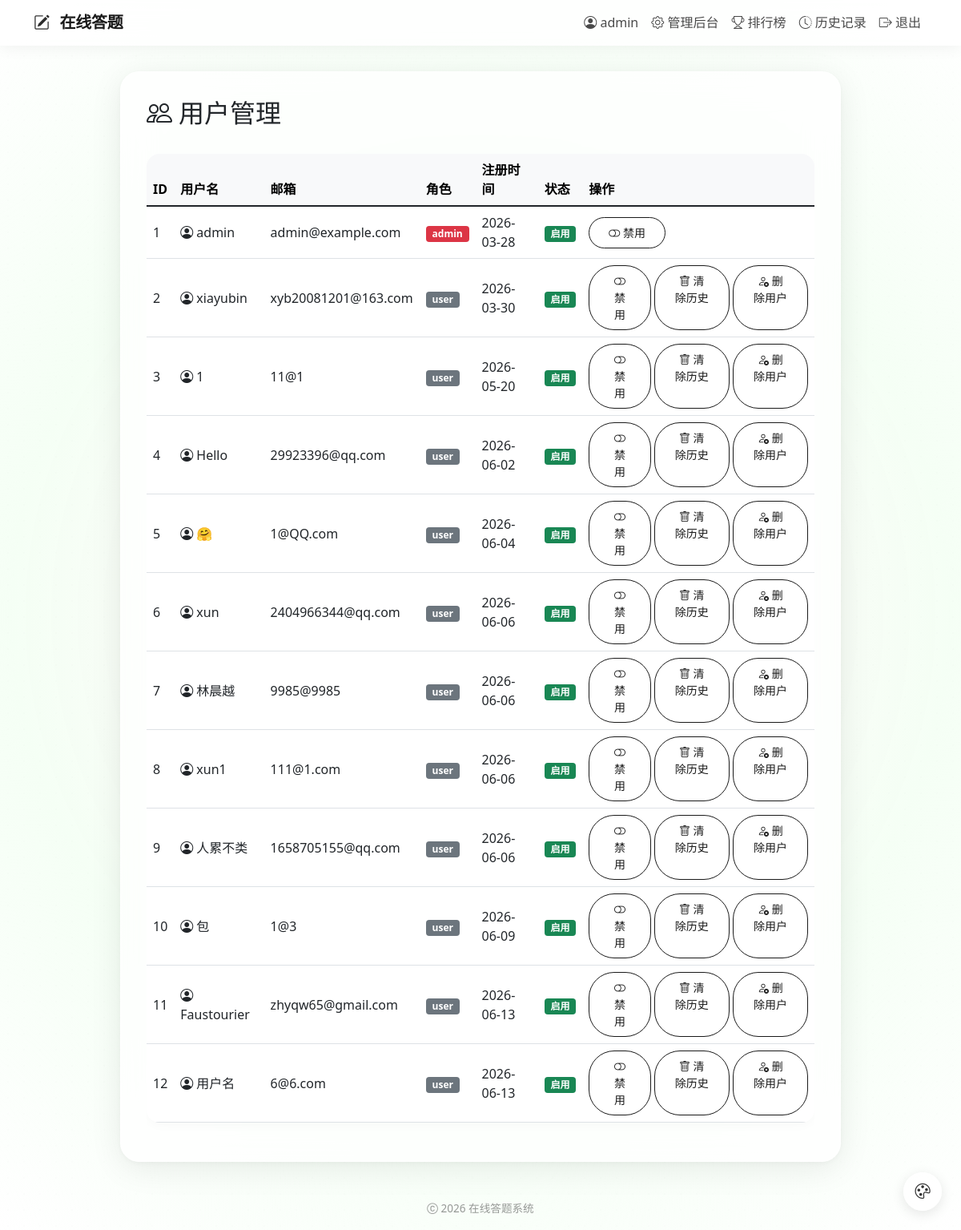
The app's page /admin/users (signed in) with its own data.
### models.py (models this page shows)
class User(UserMixin, db.Model):
    id = db.Column(db.Integer, primary_key=True)
    username = db.Column(db.String(80), unique=True, nullable=False)
    email = db.Column(db.String(120), unique=True, nullable=False)
    password_hash = db.Column(db.String(128))
    role = db.Column(db.String(20), default='user')
    created_at = db.Column(db.DateTime, default=datetime.utcnow)
    status = db.Column(db.Boolean, default=True)
    quiz_records = db.relationship('QuizRecord', backref='user', lazy='dynamic')
    progresses = db.relationship('UserProgress', backref='user', lazy='dynamic')

### routes/admin.py (the view)
@admin_bp.route('/users')
@login_required
@admin_required
def admin_users():
    users = User.query.all()
    return render_template('admin/users.html', users=users)

### app.py (called while the page is built)
@login_manager.user_loader
def load_user(user_id):
    from models import User
    return User.query.get(int(user_id))

### utils.py (called while the page is built)
def admin_required(f):
    @wraps(f)
    def decorated_function(*args, **kwargs):
        if not current_user.is_authenticated or current_user.role != 'admin':
            flash('需要管理员权限')
            return redirect(url_for('quiz.index'))
        return f(*args, **kwargs)
    return decorated_function

### templates/admin/users.html (shortened to what this page needs)
{% extends "base.html" %}
{% block content %}
<div class="d-flex justify-content-between align-items-center mb-4">
    <h2><i class="bi bi-people me-2"></i>用户管理</h2>
</div>
<div class="table-responsive">
    <table class="table table-hover align-middle bg-white">
        <thead class="table-light">
            <tr>
                <th>ID</th>
                <th>用户名</th>
                <th>邮箱</th>
                <th>角色</th>
                <th>注册时间</th>
                <th>状态</th>
                <th>操作</th>
            </tr>
        </thead>
        <tbody>
            {% for u in users %}
            <tr>
                <td>{{ u.id }}</td>
                <td><i class="bi bi-person-circle me-1"></i>{{ u.username }}</td>
                <td>{{ u.email }}</td>
                <td><span class="badge bg-{{ 'danger' if u.role=='admin' else 'secondary' }}">{{ u.role }}</span></td>
                <td>{{ u.created_at.strftime('%Y-%m-%d') }}</td>
                <td>
                    {% if u.status %}
                    <span class="badge bg-success">启用</span>
                    {% else %}
                    <span class="badge bg-secondary">禁用</span>
                    {% endif %}
                </td>
                <td>
                    <div class="d-flex gap-1">
                        <a href="{{ url_for('admin.admin_toggle_user', id=u.id) }}" class="btn btn-sm btn-{{ 'warning' if u.status else 'success' }}">
                            <i class="bi bi-{{ 'toggle-off' if u.status else 'toggle-on' }}"></i> {{ '禁用' if u.status else '启用' }}
                        </a>
                        {% if u.id != current_user.id %}
                        <a href="{{ url_for('admin.admin_clear_user_history', id=u.id) }}" class="btn btn-sm btn-danger"
                           onclick="return confirm('确定要清除用户 {{ u.username }} 的所有答题历史数据吗？此操作不可撤销！');">
                            <i class="bi bi-trash"></i> 清除历史
                        </a>
                        <a href="{{ url_for('admin.admin_delete_user', id=u.id) }}" class="btn btn-sm btn-outline-danger"
                           onclick="return confirm('确定要删除用户 {{ u.username }} 及其所有数据吗？此操作不可撤销！');">
                            <i class="bi bi-person-x"></i> 删除用户
                        </a>
                        {% endif %}
                    </div>
                </td>
            </tr>
            {% else %}
            <tr>
                <td colspan="7" class="text-center py-4 text-muted">
                    <i class="bi bi-inbox fs-1 d-block mb-2"></i> 暂无用户
                </td>
            </tr>
            {% endfor %}
        </tbody>
    </table>
</div>
{% endblock %}

### templates/base.html (shortened to what this page needs)
<!DOCTYPE html>
<html lang="zh">
<head>
    <link href="https://cdn.bootcdn.net/ajax/libs/twitter-bootstrap/5.1.3/css/bootstrap.min.css" rel="stylesheet">
    <link rel="stylesheet" href="https://cdn.bootcdn.net/ajax/libs/bootstrap-icons/1.8.1/font/bootstrap-icons.css">
    <link rel="stylesheet" href="https://cdn.bootcdn.net/ajax/libs/animate.css/4.1.1/animate.min.css">
</head>
<body>
    <nav class="navbar navbar-expand-lg">
        <div class="container">
            <a class="navbar-brand" href="{{ url_for('quiz.index') }}">
                <i class="bi bi-pencil-square"></i> 在线答题
            </a>
            <div class="collapse navbar-collapse" id="navbarNav">
                <ul class="navbar-nav ms-auto">
                    {% if current_user.is_authenticated %}
                        <li class="nav-item">
                            <span class="nav-link"><i class="bi bi-person-circle"></i> {{ current_user.username }}</span>
                        </li>
                        {% if current_user.role == 'admin' %}
                            <li class="nav-item">
                                <a class="nav-link" href="{{ url_for('admin.admin_dashboard') }}"><i class="bi bi-gear"></i> 管理后台</a>
                            </li>
                        {% endif %}
                        <li class="nav-item">
                            <a class="nav-link" href="{{ url_for('quiz.leaderboard') }}"><i class="bi bi-trophy"></i> 排行榜</a>
                        </li>
                        <li class="nav-item">
                            <a class="nav-link" href="{{ url_for('quiz.history') }}"><i class="bi bi-clock-history"></i> 历史记录</a>
                        </li>
                        <li class="nav-item">
                            <a class="nav-link" href="{{ url_for('auth.auth_logout') }}"><i class="bi bi-box-arrow-right"></i> 退出</a>
                        </li>
                    {% endif %}
                </ul>
            </div>
        </div>
    </nav>
    <div class="main-wrapper">
        <div class="central-card">
            {% block content %}{% endblock %}
        </div>
    </div>
    <div class="site-footer">
        <span><i class="bi bi-c-circle"></i> 2026 在线答题系统</span>
    </div>
    <div class="bg-switcher-btn" id="bgSwitcherBtn" title="更换背景">
        <i class="bi bi-palette"></i>
    </div>
</body>
</html>

### templates/base.html (style rules this page uses)
:root { --x-pos: 50; --y-pos: 50; }
* { box-sizing: border-box; }
html, body { margin: 0; padding: 0; min-height: 100vh; font-family: 'Segoe UI', system-ui, -apple-system, sans-serif; overflow-x: hidden; }
.navbar { background: rgba(255, 255, 255, 0.75) !important; backdrop-filter: blur(16px); -webkit-backdrop-filter: blur(16px); box-shadow: 0 2px 20px rgba(0, 0, 0, 0.06); border-bottom: 1px solid rgba(255, 255, 255, 0.5); z-index: 1000; position: relative; }
.navbar-brand { font-weight: 700; color: #1a1a1a !important; letter-spacing: -0.3px; }
.navbar-brand i { color: #2c2c2c; margin-right: 8px; }
.nav-link { transition: all 0.25s; color: #4a4a4a !important; font-weight: 500; }
.main-wrapper { display: flex; justify-content: center; align-items: flex-start; min-height: calc(100vh - 76px); padding: 2rem 1rem; position: relative; z-index: 1; }
.central-card { width: 100%; max-width: 900px; background: rgba(255, 255, 255, 0.72); backdrop-filter: blur(20px); -webkit-backdrop-filter: blur(20px); border-radius: 1.5rem; border: 1px solid rgba(255, 255, 255, 0.6); box-shadow: 0 8px 40px rgba(0, 0, 0, 0.08), 0 2px 8px rgba(0, 0, 0, 0.04); padding: 2rem; animation: fadeInUp 0.5s ease-out; }
.btn { border-radius: 2rem; padding: 0.5rem 1.5rem; font-weight: 500; transition: all 0.25s; background: transparent; border: 1.5px solid #1a1a1a; color: #1a1a1a; }
.table { border-radius: 1rem; overflow: hidden; box-shadow: 0 5px 12px rgba(0, 0, 0, 0.02); background: rgba(255, 255, 255, 0.7); }
.bg-switcher-btn { position: fixed; bottom: 1.5rem; right: 1.5rem; width: 48px; height: 48px; border-radius: 50%; background: rgba(255, 255, 255, 0.75); backdrop-filter: blur(12px); -webkit-backdrop-filter: blur(12px); border: 1px solid rgba(255, 255, 255, 0.8); box-shadow: 0 4px 16px rgba(0,0,0,0.1); cursor: pointer; z-index: 999; display: flex; align-items: center; justify-content: center; font-size: 1.2rem; color: #333; transition: all 0.3s; }
.site-footer { text-align: center; padding: 1rem 0; color: rgba(108, 108, 108, 0.7); font-size: 0.85rem; position: relative; z-index: 1; }

### records on screen
User: username "admin", id "1", email "admin@example.com", role "admin", created_at "2026-03-28", shows "启用", status "禁用"
User: id "2", username "xiayubin", email "xyb20081201@163.com", role "user", created_at "2026-03-30", shows "启用", status "禁用"
User: id "3", username "1", email "11@1", role "user", created_at "2026-05-20", shows "启用", status "禁用"
User: id "4", username "Hello", email "29923396@qq.com", role "user", created_at "2026-06-02", shows "启用", status "禁用"
User: id "5", username "🤗", email "1@QQ.com", role "user", created_at "2026-06-04", shows "启用", status "禁用"
User: id "6", username "xun", email "2404966344@qq.com", role "user", created_at "2026-06-06", shows "启用", status "禁用"
User: id "7", username "林晨越", email "9985@9985", role "user", created_at "2026-06-06", shows "启用", status "禁用"
User: id "8", username "xun1", email "111@1.com", role "user", created_at "2026-06-06", shows "启用", status "禁用"
User: id "9", username "人累不类", email "1658705155@qq.com", role "user", created_at "2026-06-06", shows "启用", status "禁用"
User: id "10", username "包", email "1@3", role "user", created_at "2026-06-09", shows "启用", status "禁用"
User: id "11", username "Faustourier", email "zhyqw65@gmail.com", role "user", created_at "2026-06-13", shows "启用", status "禁用"
User: id "12", username "用户名", email "6@6.com", role "user", created_at "2026-06-13", shows "启用", status "禁用"
